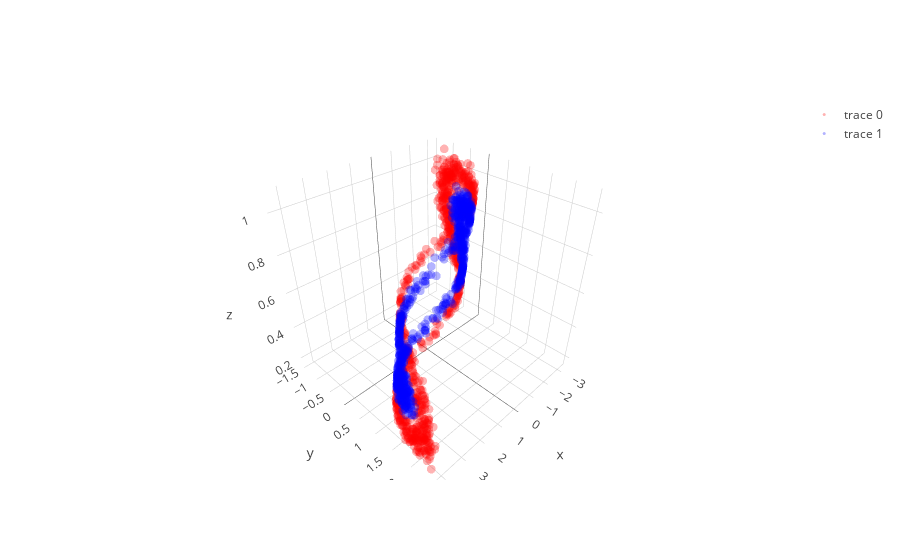
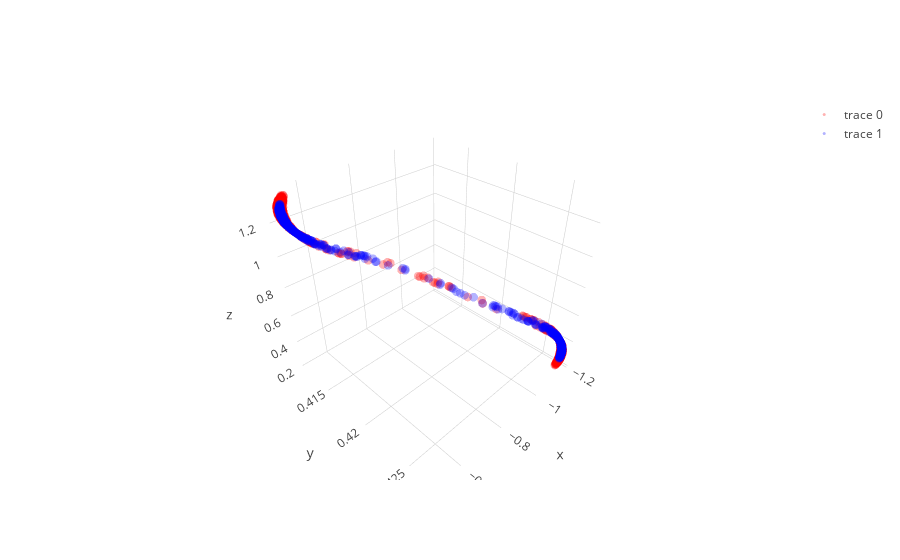

The notebook cell these images were saved under, in order:
### Code cell
learning_rate = 0.0008; beta1=0.9; beta2=0.999; adam_e = 1e-8 

l1 = PCA_layer(2,3);  l1b= batch_norm()
l2 = PCA_layer(3,3);  l2b= batch_norm()
l3 = PCA_layer(3,2)

mini_batch_size    = 20
training_iteration = 100

copyX = np.copy(X)
for iter in range(training_iteration):

    copyX = shuffle(copyX)
    for current_batch_index in range(0,len(X),mini_batch_size):
        current_batch = copyX[current_batch_index:current_batch_index+mini_batch_size]
        
        layer1,layer1_var = l1.feed_non(current_batch,1/(iter+1))
        layer2,layer2_var = l2.feed_non(layer1,1/(iter+1))
        layer3,layer3_var = l3.feed_linear(layer2)

        sys.stdout.write("Iter: " + str(iter) + " " + str(layer1_var.mean() + layer2_var.mean() + layer3_var.mean()) + '\r'); sys.stdout.flush()
        
        grad3   = l3.back_linear()
        grad2   = l2.back_non(grad3,cancel=1/(iter+1),sign_value=1)
        grad1   = l1.back_non(grad2,cancel=1/(iter+1),sign_value=1)
   
layer1,layer1_var = l1.feed_non(X,0)
layer2,layer2_var = l2.feed_non(layer1,0)
layer3,layer3_var = l3.feed_linear(layer2)

trace1 = go.Scatter3d(
    x=layer1[y==0,0],
    y=layer1[y==0,1],
    z=layer1[y==0,2],
    mode='markers',
    line=dict(color='red',width=0.5),
    marker=dict(size=3,opacity=0.3)
)
trace2 = go.Scatter3d(
    x=layer1[y==1,0],
    y=layer1[y==1,1],
    z=layer1[y==1,2],
    mode='markers',
    line=dict(color='blue',width=0.5),
    marker=dict(size=3,opacity=0.3)
)
data = [trace1,trace2]
fig  = go.Figure(data=data)
iplot(fig)

trace1 = go.Scatter3d(
    x=layer2[y==0,0],
    y=layer2[y==0,1],
    z=layer2[y==0,2],
    mode='markers',
    line=dict(color='red',width=0.5),
    marker=dict(size=3,opacity=0.3)
)
trace2 = go.Scatter3d(
    x=layer2[y==1,0],
    y=layer2[y==1,1],
    z=layer2[y==1,2],
    mode='markers',
    line=dict(color='blue',width=0.5),
    marker=dict(size=3,opacity=0.3)
)
data = [trace1,trace2]
fig  = go.Figure(data=data)
iplot(fig)

plt.figure(figsize=(8,6))
plt.scatter(layer3[y==0, 0], layer3[y==0, 1], color='red', alpha=0.5)
plt.scatter(layer3[y==1, 0], layer3[y==1, 1], color='blue', alpha=0.5)
plt.show()

### Figure 1 — Plotly figure (JSON) as saved in the notebook; plotly's stock layout.template omitted (floating-point values rounded to 4 significant figures; data arrays with more than 128 entries replaced by an {"elided": "..."} marker saying what was removed)
{"data": [{"line": {"color": "red", "width": 0.5}, "marker": {"opacity": 0.3, "size": 3}, "mode": "markers", "type": "scatter3d", "uid": "de6a3d85-909a-4cd4-971e-51b78ad7289f", "x": {"elided": "750 float values"}, "y": {"elided": "750 float values"}, "z": {"elided": "750 float values"}}, {"line": {"color": "blue", "width": 0.5}, "marker": {"opacity": 0.3, "size": 3}, "mode": "markers", "type": "scatter3d", "uid": "e16414b8-b305-4b7d-834d-ed49f1ddefe7", "x": {"elided": "750 float values"}, "y": {"elided": "750 float values"}, "z": {"elided": "750 float values"}}], "layout": {}}

### Figure 2 — Plotly figure (JSON) as saved in the notebook; plotly's stock layout.template omitted (floating-point values rounded to 4 significant figures; data arrays with more than 128 entries replaced by an {"elided": "..."} marker saying what was removed)
{"data": [{"line": {"color": "red", "width": 0.5}, "marker": {"opacity": 0.3, "size": 3}, "mode": "markers", "type": "scatter3d", "uid": "a5cd4e27-10c6-4940-bd48-704f1261b2ab", "x": {"elided": "750 float values"}, "y": {"elided": "750 float values"}, "z": {"elided": "750 float values"}}, {"line": {"color": "blue", "width": 0.5}, "marker": {"opacity": 0.3, "size": 3}, "mode": "markers", "type": "scatter3d", "uid": "688b6e61-5f6d-4acc-ab60-f6a9723c8242", "x": {"elided": "750 float values"}, "y": {"elided": "750 float values"}, "z": {"elided": "750 float values"}}], "layout": {}}
